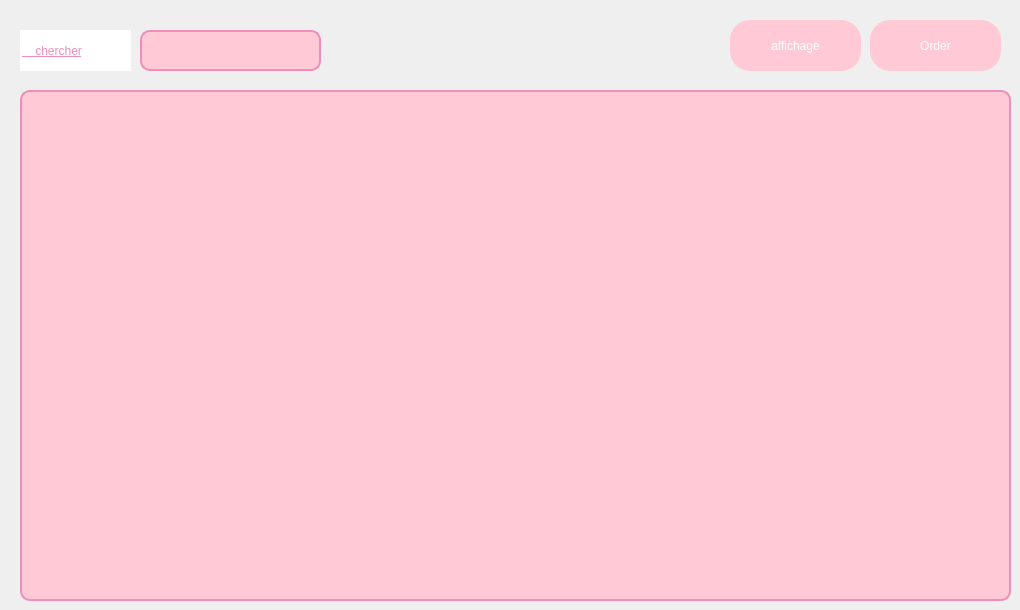
     <widget class="QWidget" name="tab_5">
      <attribute name="title">
       <string>Affichage</string>
      </attribute>
      <widget class="QTableView" name="tableView">
       <property name="geometry">
        <rect>
         <x>20</x>
         <y>90</y>
         <width>991</width>
         <height>511</height>
        </rect>
       </property>
       <property name="styleSheet">
        <string notr="true">QTableView {
    background-color: rgb(255, 202, 213); /* Same pink background */
    border: 2px solid #EF8EBA; /* Pink border */
    border-radius: 10px; /* Rounded corners */
    padding: 2px;
    gridline-color: #EF8EBA; /* Gridlines with the same pink color */
}

QTableView::item {
    background-color: rgb(255, 255, 255); /* White background for items */
    border: 1px solid #EF8EBA; /* Light pink border for cells */
    padding: 5px; /* Padding inside cells */
}

QHeaderView::section {
    background-color: rgb(255, 176, 192); /* Slightly darker pink for headers */
    border: 1px solid #EF8EBA; /* Pink border for headers */
    color: #3F3F3F; /* Dark text color for contrast */
    font-weight: bold;
    padding: 4px;
}

QTableView::item:selected {
    background-color: #EF8EBA; /* Highlighted item color */
    color: white; /* White text for selected items */
}

QTableView QScrollBar {
    background: rgb(255, 202, 213); /* Match scrollbar background */
    border: none;
}

QTableView QScrollBar::handle {
    background: #EF8EBA; /* Pink scrollbar handle */
    border-radius: 5px; /* Rounded scrollbar handle */
}
</string>
       </property>
      </widget>
      <widget class="QLineEdit" name="lineEdit_25">
       <property name="geometry">
        <rect>
         <x>140</x>
         <y>30</y>
         <width>181</width>
         <height>41</height>
        </rect>
       </property>
       <property name="styleSheet">
        <string notr="true">QLineEdit {
	background-color: rgb(255, 202, 213);
    border: 2px solid #EF8EBA; /* Bordure rose */
    border-radius: 10px; /* Coins arrondis */
    padding: 2px;
}</string>
       </property>
      </widget>
      <widget class="QLineEdit" name="lineEdit_26">
       <property name="geometry">
        <rect>
         <x>20</x>
         <y>30</y>
         <width>111</width>
         <height>41</height>
        </rect>
       </property>
       <property name="styleSheet">
        <string notr="true">QLineEdit{
	text-decoration: underline;
	color: #EF8EBA;
	font: 700 italic 10pt &quot;Segoe UI&quot;;
	;
}</string>
       </property>
       <property name="text">
        <string>    chercher</string>
       </property>
       <property name="frame">
        <bool>false</bool>
       </property>
      </widget>
      <widget class="QPushButton" name="pushButton_7">
       <property name="geometry">
        <rect>
         <x>870</x>
         <y>20</y>
         <width>131</width>
         <height>51</height>
        </rect>
       </property>
       <property name="styleSheet">
        <string notr="true">QPushButton {
	background-color: rgb(255, 202, 213);
    color: white; /* Texte blanc */
    border-radius:20px  ; /* Coins arrondis */
	border-color: rgb(239, 142, 186);
    padding: 8px;
}</string>
       </property>
       <property name="text">
        <string>Order</string>
       </property>
      </widget>
      <widget class="QPushButton" name="pushButton_9">
       <property name="geometry">
        <rect>
         <x>730</x>
         <y>20</y>
         <width>131</width>
         <height>51</height>
        </rect>
       </property>
       <property name="styleSheet">
        <string notr="true">QPushButton {
	background-color: rgb(255, 202, 213);
    color: white; /* Texte blanc */
    border-radius:20px  ; /* Coins arrondis */
	border-color: rgb(239, 142, 186);
    padding: 8px;
}</string>
       </property>
       <property name="text">
        <string>affichage</string>
       </property>
      </widget>
     </widget>
